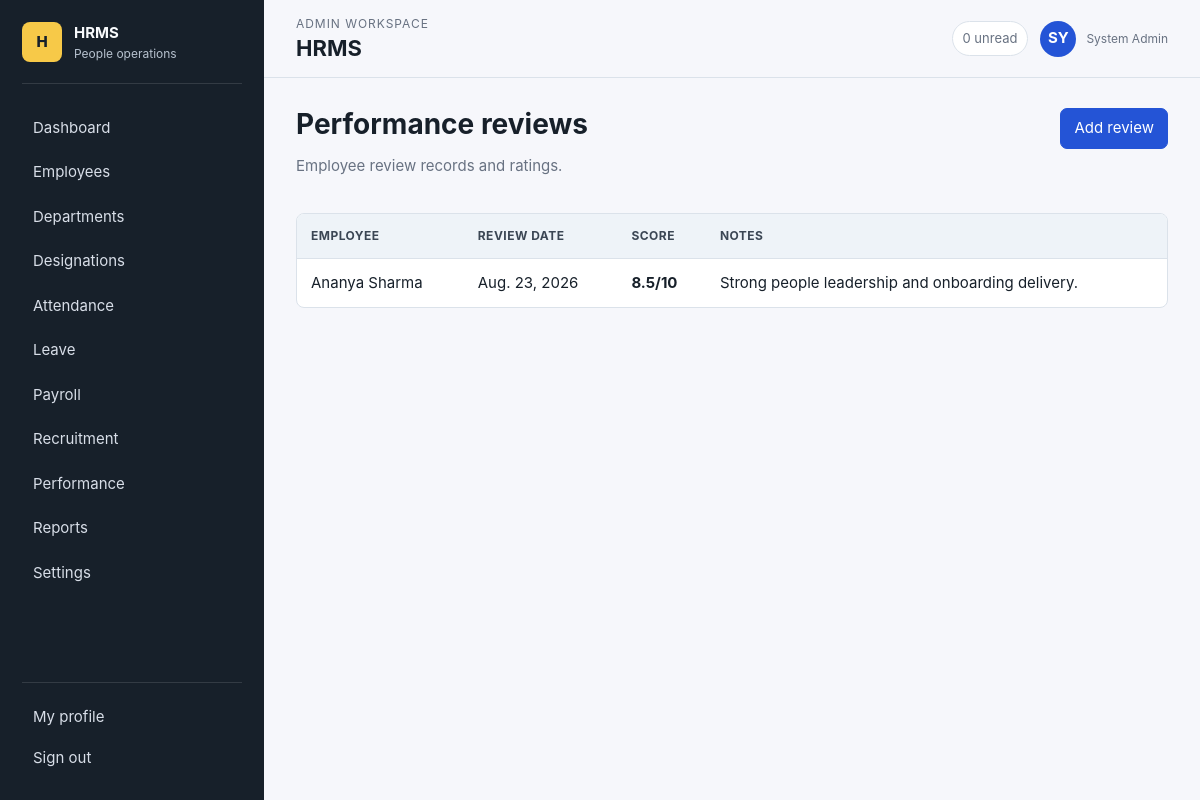
/performance/ (signed in), run on the app's committed database.
### ems/models.py (models this page shows, shortened)
class TimeStampedModel(models.Model):
    created_at = models.DateTimeField(auto_now_add=True)
    updated_at = models.DateTimeField(auto_now=True)
    class Meta:
        abstract = True

class PerformanceReview(TimeStampedModel):
    employee = models.ForeignKey(Employee, on_delete=models.CASCADE, related_name="reviews")
    review_date = models.DateField()
    score = models.DecimalField(max_digits=3, decimal_places=1, validators=[MinValueValidator(0)])
    notes = models.TextField(blank=True)
    class Meta: ordering = ["-review_date"]

class Employee(TimeStampedModel):
    class Status(models.TextChoices):
        ACTIVE = "active", "Active"
        INACTIVE = "inactive", "Inactive"
    class Gender(models.TextChoices):
        FEMALE = "female", "Female"
        MALE = "male", "Male"
        OTHER = "other", "Other"
    user = models.OneToOneField(settings.AUTH_USER_MODEL, on_delete=models.CASCADE, related_name="employee", null=True, blank=True)
    employee_id = models.CharField(max_length=20, unique=True)
    department = models.ForeignKey(Department, on_delete=models.PROTECT, related_name="employees")
    designation = models.ForeignKey(Designation, on_delete=models.PROTECT, related_name="employees")
    phone = models.CharField(max_length=25)
    date_of_birth = models.DateField(null=True, blank=True)
    gender = models.CharField(max_length=10, choices=Gender.choices, blank=True)
    address = models.TextField(blank=True)
    joining_date = models.DateField()
    status = models.CharField(max_length=10, choices=Status.choices, default=Status.ACTIVE)
    profile_photo = models.ImageField(upload_to="profiles/", blank=True)
    emergency_contact = models.CharField(max_length=25, blank=True)
    @property
    def full_name(self): return self.user.get_full_name() if self.user else self.employee_id

### ems/views.py (the view)
@admin_required
def performance(request): return render(request,"ems/performance.html",{"reviews":PerformanceReview.objects.select_related("employee__user")})

### ems/views.py (called while the page is built)
def is_admin(user): return user.is_authenticated and user.is_staff

def admin_required(view_func):
    @wraps(view_func)
    @login_required
    def wrapped(request, *args, **kwargs):
        if not is_admin(request.user):
            return render(request, "403.html", status=403)
        return view_func(request, *args, **kwargs)
    return wrapped

### templates/ems/performance.html (shortened to what this page needs)
{% extends "base.html" %}
{% block content %}
  <div class="page-head">
    <div>
      <h1>Performance reviews</h1>
      <p class="muted">Employee review records and ratings.</p>
    </div>
    <a class="btn primary" href="{% url 'ems:performance_add' %}">Add review</a>
  </div>
  <div class="table-wrap">
    <table>
      <thead><tr><th>Employee</th><th>Review date</th><th>Score</th><th>Notes</th></tr></thead>
      <tbody>
        {% for review in reviews %}
          <tr><td>{{ review.employee.full_name }}</td><td>{{ review.review_date }}</td><td><strong>{{ review.score }}/10</strong></td><td>{{ review.notes|default:"-" }}</td></tr>
        {% empty %}
          <tr><td colspan="4" class="empty">No performance reviews recorded.</td></tr>
        {% endfor %}
      </tbody>
    </table>
  </div>
{% endblock %}

### templates/components/topbar.html (shortened to what this page needs)
<header class="app-topbar">
  <div>
    <p class="eyebrow">{% if request.user.is_staff %}Admin workspace{% else %}Employee workspace{% endif %}</p>
    <h1>{% block page_title %}HRMS{% endblock %}</h1>
  </div>
  <div class="topbar-user">
    <span class="notification-pill">0 unread</span>
    <a class="user-chip" href="{% url 'ems:profile' %}">
      <span>{{ request.user.get_full_name|default:request.user.username|slice:":2"|upper }}</span>
      <small>{{ request.user.get_full_name|default:request.user.username }}</small>
    </a>
  </div>
</header>

### static/css/app.css (style rules this page uses)
:root { --bg: #f6f7fb; --surface: #ffffff; --surface-soft: #eef3f8; --text: #17202a; --muted: #687282; --border: #dbe2ea; --primary: #2454d6; --primary-dark: #193b99; --accent: #0f8b8d; --success: #15803d; --warning: #b7791f; --danger: #c2412d; --info: #0369a1; --radius: 8px; --shadow: 0 12px 30px rgba(28, 39, 58, .08); --sidebar: 264px; font-family: Inter, ui-sans-serif, system-ui, -apple-system, BlinkMacSystemFont, "Segoe UI", sans-serif; }
* { box-sizing: border-box; }
html { min-height: 100%; }
body { margin: 0; min-height: 100vh; background: var(--bg); color: var(--text); font-size: 15px; line-height: 1.5; }
a { color: inherit; text-decoration: none; }
.brand-mark small, .user-chip small { display: block; color: var(--muted); font-size: 12px; }
.app-topbar { position: sticky; top: 0; z-index: 10; height: 78px; display: flex; align-items: center; gap: 18px; justify-content: space-between; padding: 14px 32px; background: rgba(246,247,251,.94); border-bottom: 1px solid var(--border); backdrop-filter: blur(10px); }
.app-topbar h1 { margin: 0; font-size: 22px; line-height: 1.2; }
.eyebrow { margin: 0 0 2px; color: var(--muted); font-size: 12px; text-transform: uppercase; letter-spacing: .08em; }
.topbar-user { display: flex; align-items: center; gap: 12px; }
.notification-pill { border: 1px solid var(--border); border-radius: 999px; padding: 7px 10px; color: var(--muted); background: var(--surface); font-size: 13px; }
.user-chip { display: flex; align-items: center; gap: 10px; }
.user-chip span { display: grid; place-items: center; width: 36px; height: 36px; border-radius: 999px; background: var(--primary); color: #fff; font-weight: 700; }
.page-head, .section-head { display: flex; align-items: flex-start; justify-content: space-between; gap: 18px; margin-bottom: 20px; }
.page-head h1, .section-head h2 { margin: 0; font-size: 28px; line-height: 1.15; }
.muted { color: var(--muted); }
.btn { display: inline-flex; align-items: center; justify-content: center; gap: 8px; min-height: 38px; border-radius: 7px; border: 1px solid var(--border); background: var(--surface); color: var(--text); padding: 8px 13px; cursor: pointer; }
.btn.primary { background: var(--primary); border-color: var(--primary); color: #fff; }
.table-wrap { overflow-x: auto; border: 1px solid var(--border); border-radius: var(--radius); background: var(--surface); }
table { width: 100%; border-collapse: collapse; min-width: 780px; }
th, td { padding: 13px 14px; border-bottom: 1px solid var(--border); text-align: left; vertical-align: middle; }
th { background: var(--surface-soft); color: #3b4654; font-size: 12px; text-transform: uppercase; letter-spacing: .04em; }
tr:last-child td { border-bottom: 0; }

### data on the page
PerformanceReview: employee.full_name "Ananya Sharma", review_date "Aug. 23, 2026", score "8.5", notes "Strong people leadership and onboarding delivery."

### other printed values
{{ request.user.get_full_name|default:request.user.username }} "System Admin"
